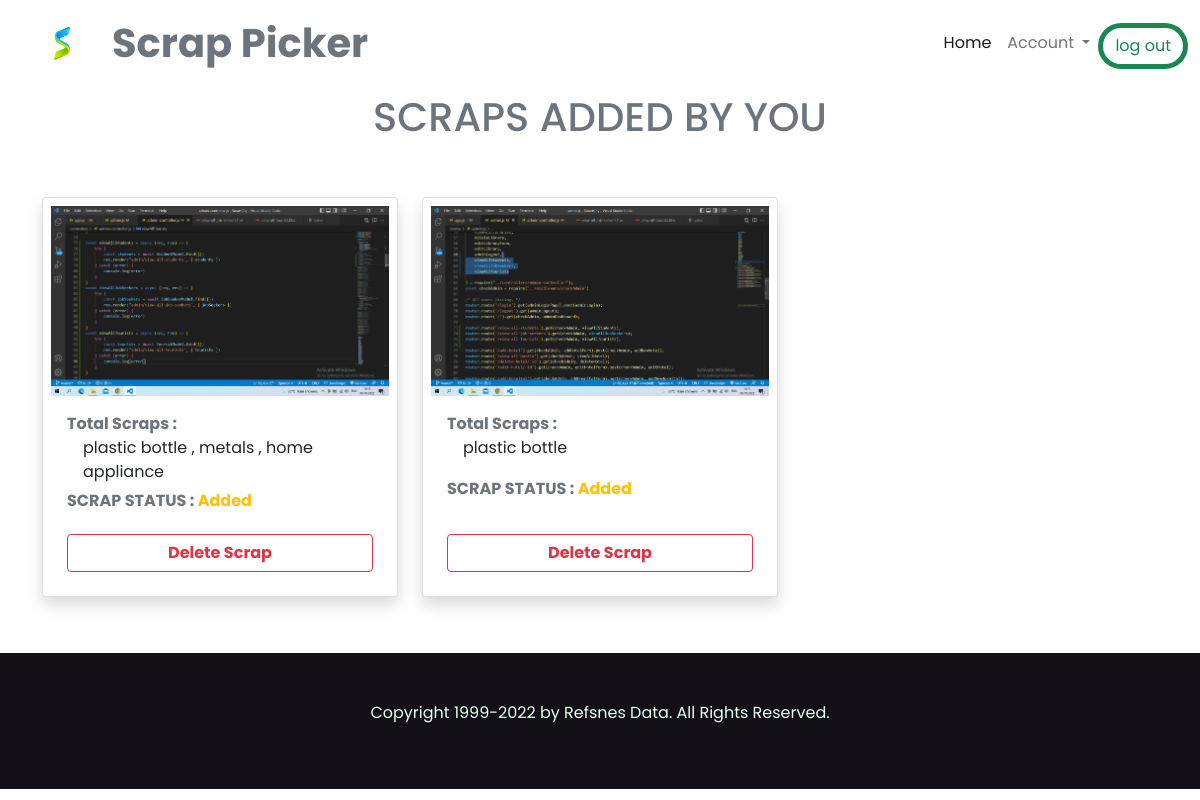
Screenshot of /view-my-scraps/ (signed in) with the database file from the repository.
### users/models.py (models this page shows)
class Scrap(models.Model):
    user_ID =models.ForeignKey(User,on_delete=models.CASCADE,null=True,blank=True)
    waste_type = models.CharField(max_length=200)
    Username = models.CharField(max_length=200,null=True,blank=True)
    Email = models.CharField(max_length=200,null=True,blank=True)
    Phone_number = models.CharField(max_length=200,null=True,blank=True)
    Address = models.CharField(max_length=200,null=True,blank=True)
    City = models.CharField(max_length=200,null=True,blank=True)
    State = models.CharField(max_length=200,null=True,blank=True)
    Pin_code = models.CharField(max_length=200,null=True,blank=True)
    Scrap_Image = models.ImageField(upload_to="scraps",null=True,blank=True)
    status = models.CharField(max_length=200,null=True,blank=True)

### users/views.py (the view)
# urls.py: path('view-my-scraps/', views.view_my_scraps, name="view_my_scraps"),
def view_my_scraps(request):
    all_scraps = Scrap.objects.filter(user_ID=request.user.id)
    return render(request, "users/view-my-scraps.html",{"all_scraps":all_scraps})

### templates/users/view-my-scraps.html
{% extends "users/user-home.html" %}
{% load static %}
{% block content %}
<h1 class="text-muted text-center">SCRAPS ADDED BY YOU </h1>
<div class="container mb-3">
    <div class="row ">
        {% for scrap in all_scraps %}
        <div class="col-4 my-5">
            <div class="card shadow p-2 rounded" style="min-height: 25rem;">
                <div class="card-image">
                    <img src="{{scrap.Scrap_Image.url}}" alt="" style="width: 100%;">
                </div>
                <div class="card-body d-flex flex-column justify-content-between">
                    <div class="card-text">
                        <span class="text-muted fw-bold">Total Scraps : </span><br>
                        <p class="card-text ps-3">
                            {{scrap.waste_type}}
                        </p>
                    </div>
                    {% if scrap.status == 'Added' %}
                    <p class="card-text fw-bold text-muted">
                        SCRAP STATUS : <span class="text-warning">{{scrap.status}}</span>
                    </p>
                    <a class="btn btn-outline-danger fw-bold" href="{% url 'delete_scrap' scrap.id  %}"
                        onclick="return confirm('Are you sure you want to delete this item?')">Delete Scrap</a>
                    {% else %}
                    <p class="card-text fw-bold text-muted">
                        SCRAP STATUS : <span class="text-success"> {{scrap.status}}</span>
                    </p>
                    {% endif %}
                </div>
            </div>
        </div>
        {% endfor %}
    </div>
</div>
{% endblock %}

### static/stylesheets/user-home.css (style rules this page uses)
* { margin: 0px; padding: 0px; box-sizing: border-box; font-family: 'Poppins', sans-serif; }

### rows the page displays
Scrap: Scrap_Image (picture), waste_type "plastic bottle , metals , home appliance", status "Added"
Scrap: Scrap_Image (picture), waste_type "plastic bottle", status "Added"
